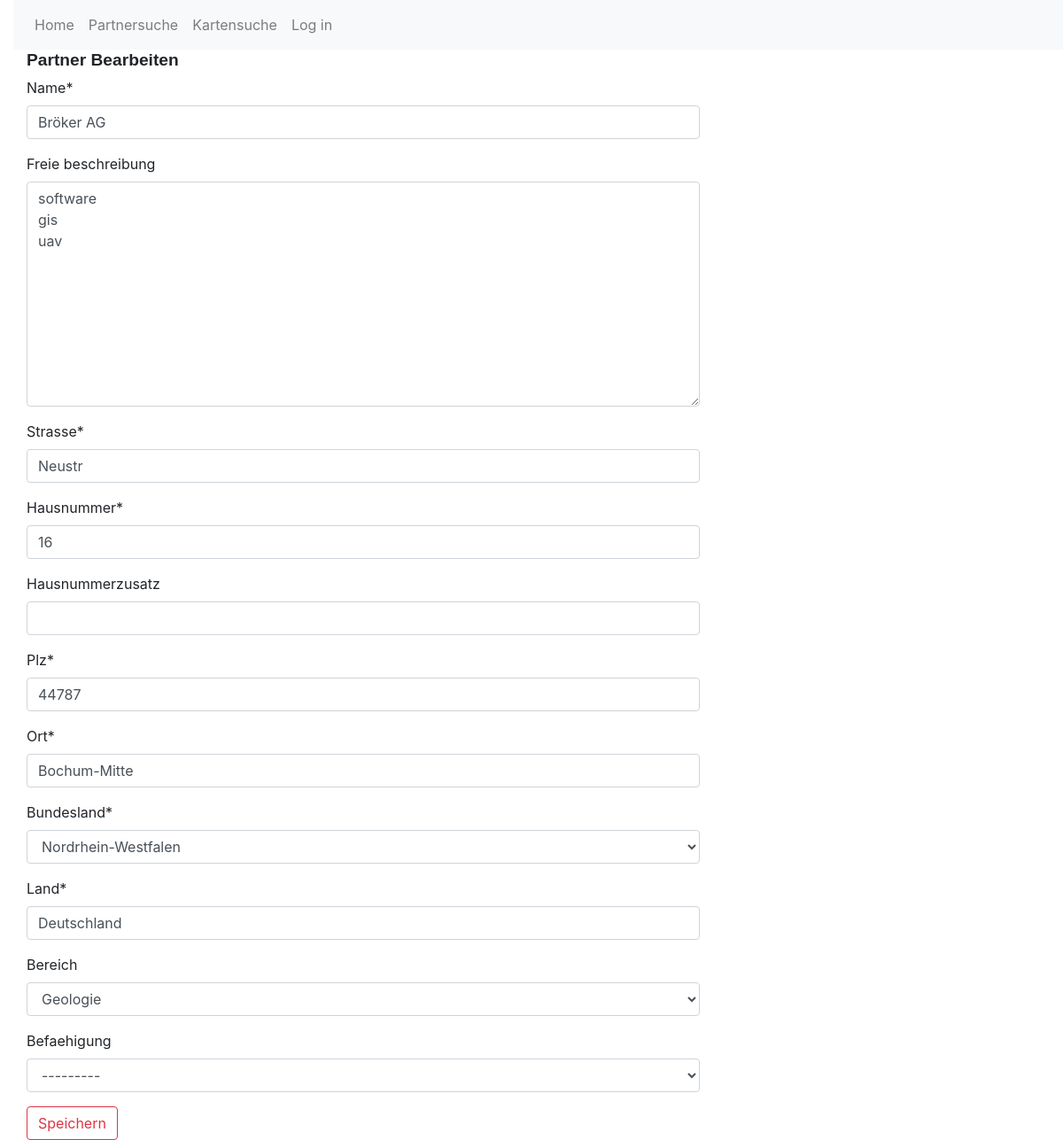
/firmen/edit_firma/1, run on the app's committed database.
### crm/models.py (models this page shows, shortened)
class Firma(models.Model):
    LISTE_BUNDESLAND = (
            ('BB', 'Brandenburg'),
            ('BE', 'Berlin'),
            ('BW', 'Baden-Wuerttemberg'),
            ('BY', 'Bayern'),
            ('HB', 'Bremen'),
            ('HE', 'Hessen'),
            ('HH', 'Hamburg'),
            ('MV', 'Mecklenburg-Vorpommern'),
            ('NI', 'Niedersachsen'),
            ('NW', 'Nordrhein-Westfalen'),
            ('RP', 'Rheinland-Pfalz'),
            ('SH', 'Schleswig-Holstein'),
            ('SL', 'Saarland'),
            ('SN', 'Sachsen'),
            ('ST', 'Sachsen-Anhalt'),
            ('TH', 'Thueringen'),
    )
    LISTE_ART = (
            ('Behoerde','Behoerde'),
            ('Firma','Firma'),
            ('Institut', 'Institut'),
            ('Verband', 'Verband')
    )
    LISTE_BEFAEHIGUNG = (
            ('Bacherlorarbeit', 'Bacherlorarbeit'),
            ('Masterarbeit', 'Masterarbeit'),
            ('Praktikum', 'Praktikum'),
            ('Exkursion', 'Exkursion')
    )
    LISTE_BEREICH = (
            ('Agrarwirtschaft','Agrarwirtschaft'),
            ('CAD','CAD'),
            ('Geo- und Landschaftsökologie','Geo- & Landschaftsökologie'),
            ('Geodäse und Vermessung','Geodäse und Vermessung'),
            ('Geodaten','Geodaten'),
            ('Geographie','Geographie'),
            ('Geoinformatik','Geoinformatik'),
            ('Geologie','Geologie'),
            ('Geomarketing','Geomarketing'),
            ('Geophysik','Geophysik'),
            ('Geowissenschaften','Geowissenschaften'),
            ('GIS','GIS'),
            ('GIS-Applikation','GIS-Applikation'),
            ('Hydrologie und Wasserbau','Hydrologie und Wasserbau'),
            ('Kartographie und Visualisierung','Kartographie und Visualisierung'),
            ('Meteorologie','Meteorologie'),
            ('Navigation und Telematik','Navigation und Telematik'),
            ('Photogrammetrie','Photogrammetrie'),
            ('Planung','Planung'),
            ('Raumordnung','Raumordnung'),
            ('Software-Entwicklung','Software-Entwicklung'),
            ('Umwelt- und Naturschutz','Umwelt- und Naturschutz'),
            ('Verkehr','Verkehr'),
            ('Vermessung','Vermessung')
    )
    name = models.CharField(max_length=100, blank=False)
    art = models.CharField(max_length=50, choices=LISTE_ART, null=True)
    freie_beschreibung = models.TextField(null=True, blank=True)
    strasse = models.CharField(max_length=100, blank=False)
    hausnummer = models.IntegerField(blank=False)
    hausnummerzusatz = models.CharField(max_length=10, null=True, blank=True)
    plz = models.IntegerField(blank=False)
    ort = models.CharField(max_length=50, blank=False)
    bundesland = models.CharField(max_length=2, blank=False, choices=LISTE_BUNDESLAND)
    land = models.CharField(max_length=50, blank=False)
    xKoordinate = models.FloatField(null=True, blank=True)
    yKoordinate = models.FloatField(null=True, blank=True)
    bereich = MultiSelectField(max_length=200, choices=LISTE_BEREICH, null=True, blank=True)
    befaehigung =  MultiSelectField(max_length=200, choices=LISTE_BEFAEHIGUNG, null=True, blank=True)
    class Meta:
        verbose_name_plural = "Firmen"

### crm/views.py (the view)
# urls.py: path('firmen/edit_firma/<int:pk>', views.edit_firma, name='edit_firma'),
def edit_firma(request, pk):
    firma = get_object_or_404(Firma, pk=pk)
    form = Neue_firma(request.POST or None, instance=firma)
    if form.is_valid():
        form.save()
        return redirect('firma_detail', pk=firma.pk)
    return render(request, 'bopartner/edit_firma.html', {'form': form})

### crm/forms.py
class Neue_firma(forms.ModelForm):
    class Meta:
        model = Firma
        fields = ('name', 'freie_beschreibung', 'strasse', 'hausnummer', 'hausnummerzusatz',
                  'plz', 'ort', 'bundesland', 'land', 'bereich', 'befaehigung')

### crm/templates/bopartner/edit_firma.html
{% extends 'bopartner/base.html' %}
{% load crispy_forms_tags %}
{% block content %}
    <h2>Partner Bearbeiten</h2>
    <form method="POST" class="post-form">{% csrf_token %}
        {{ form|crispy }}
        <button type="submit" class="save btn btn-outline-danger btn-md">Speichern</button>
    </form>
{% endblock %}

### crm/static/css/bopartner.css (style rules this page uses)
body { padding-left: 15px; }
h1, h2, h3, h4 { font-family: '', Helvetica,Arial,sans-serif; }
.save { float: left; }
.post-form textarea, .post-form input { width: 100%; }
h2 { font-size: 1.2em; font-weight: bold; }

### data on the page
Firma: name "Bröker AG", freie_beschreibung "software gis uav", strasse "Neustr", hausnummer "16", plz "44787", ort "Bochum-Mitte", bundesland "Nordrhein-Westfalen", land "Deutschland", bereich "Geologie", befaehigung "---------"
